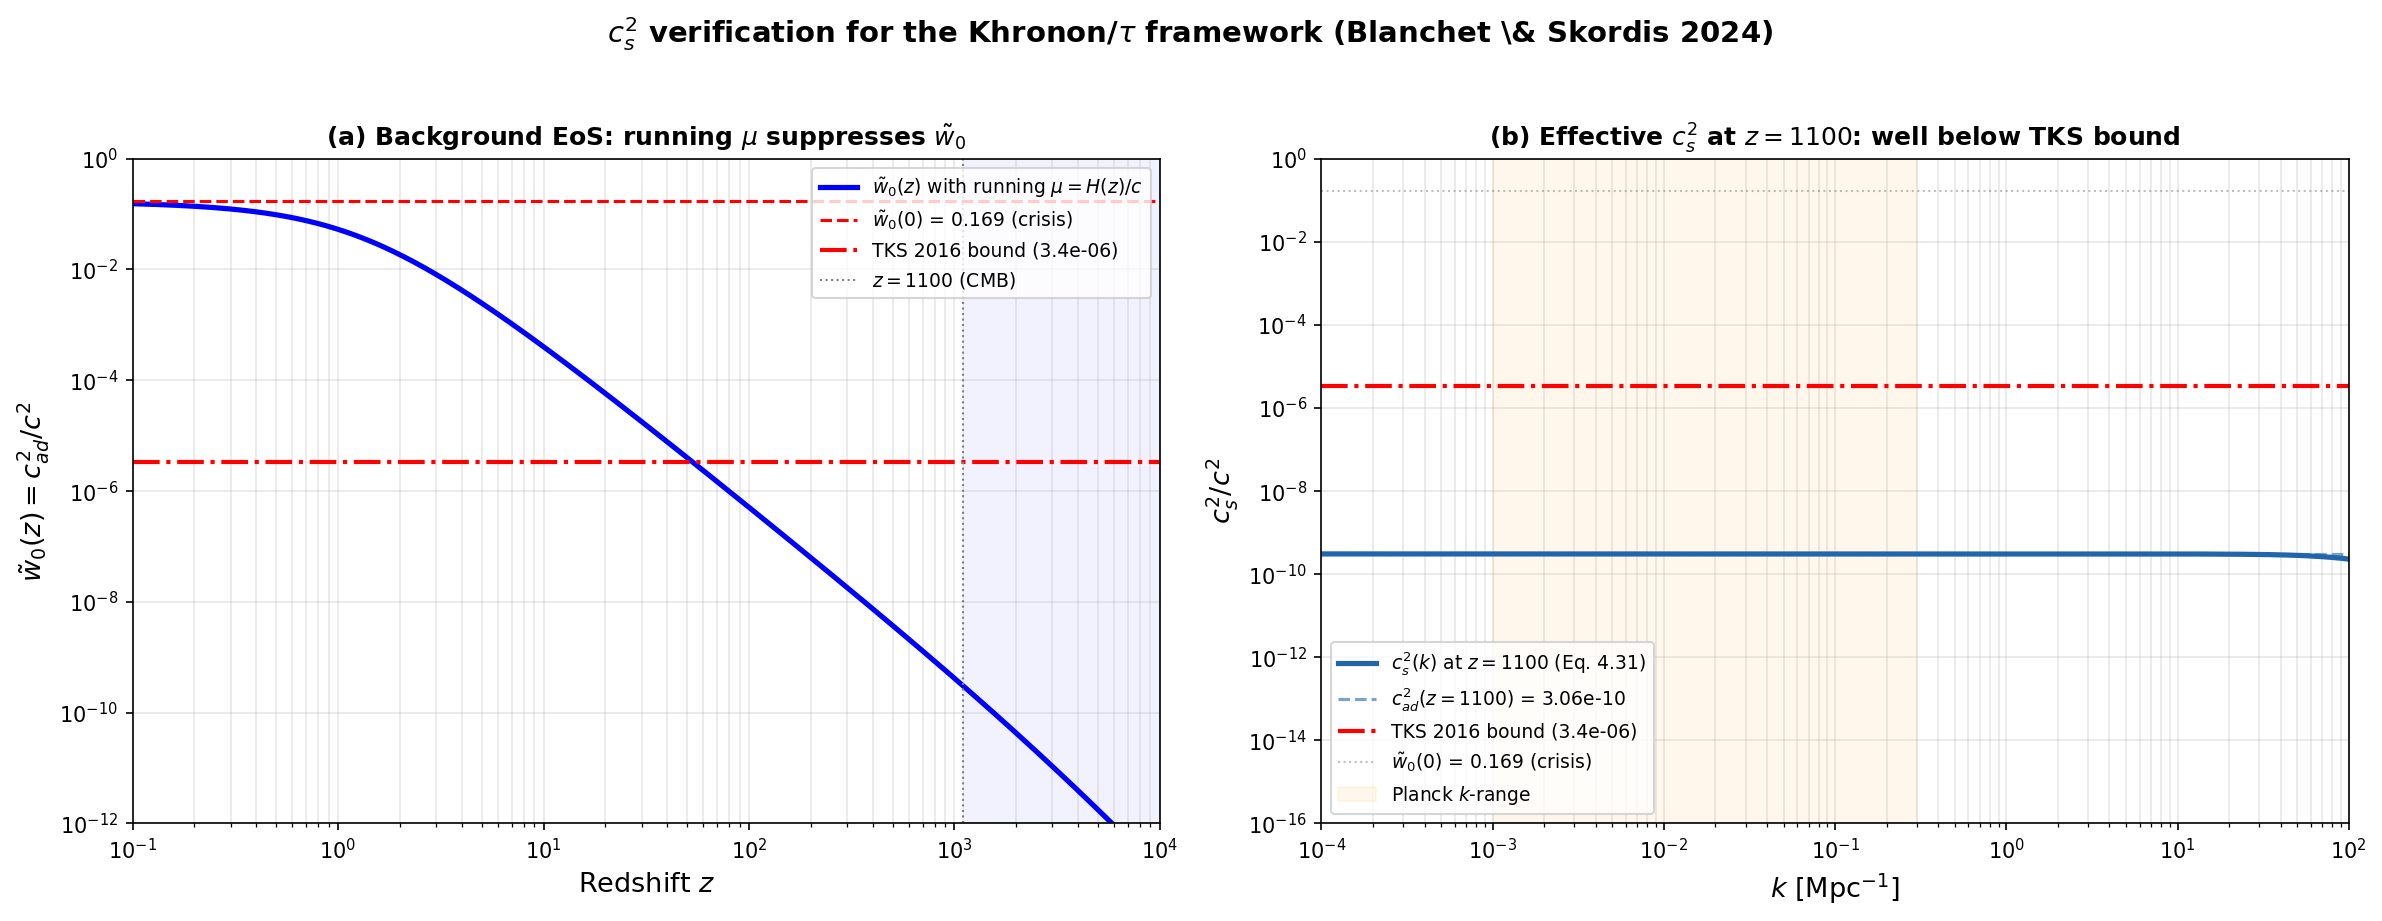

Generate this figure with Python:
#!/usr/bin/env python3
"""
Rigorous numerical verification of c_s² (effective sound speed squared)
at CMB scales for the Khronon/τ framework.

Key equation: Blanchet & Skordis 2024, Eq. 4.31
    c_s²(t,k) = c_ad² / [1 + c_ad² k² / (4π G a² ρ_K (1+w))]

The crisis claim: with μ = H₀/c, the background equation of state
    w̃₀ = δ₀/2 ≈ 0.170
so c_s² ~ w̃₀ ~ 0.17, far exceeding the TKS 2016 bound of 3.4 × 10⁻⁶.

Resolution: the RUNNING Khronon coupling μ_bg(z) = H(z)/c gives
    w̃₀(z) = I₀ / (4 μ(z)²) = w̃₀(0) × (H₀/H(z))²
At z = 1100: H/H₀ ~ 2.35×10⁴, so w̃₀(z=1100) ~ 3×10⁻¹⁰ (dust-like).
Then Eq. 4.31 provides additional Jeans-type suppression.

Author: Sheng-Kai Huang
Date: 2026-03-14

References:
  - Blanchet & Skordis 2024 (BS2024), Eq. 4.31
  - Thomas, Kopp & Skordis 2016 (TKS2016): c_s² < 3.4×10⁻⁶
  - Skordis & Zlosnik 2021 (SZ2021): CMB fitting requirements
"""

import numpy as np
import matplotlib
matplotlib.use("Agg")
import matplotlib.pyplot as plt

# ============================================================================
# SECTION 1: FUNDAMENTAL CONSTANTS (SI units)
# ============================================================================
print("=" * 80)
print("SECTION 1: FUNDAMENTAL CONSTANTS")
print("=" * 80)

c = 2.998e8          # speed of light [m/s]
G = 6.674e-11        # Newton's gravitational constant [m³ kg⁻¹ s⁻²]
Mpc = 3.086e22       # 1 Megaparsec [m]

print(f"  c     = {c:.3e} m/s")
print(f"  G     = {G:.3e} m^3 kg^-1 s^-2")
print(f"  1 Mpc = {Mpc:.3e} m")

# ============================================================================
# SECTION 2: COSMOLOGICAL PARAMETERS (Planck 2018)
# ============================================================================
print("\n" + "=" * 80)
print("SECTION 2: COSMOLOGICAL PARAMETERS (Planck 2018)")
print("=" * 80)

H0_km = 67.4         # Hubble constant [km/s/Mpc]
H0 = H0_km * 1e3 / Mpc  # Convert to [s⁻¹]
h = H0_km / 100.0    # dimensionless Hubble parameter

Omega_r = 9.1e-5     # radiation density parameter
Omega_m = 0.315       # matter density parameter
Omega_Lambda = 0.685  # dark energy density parameter
Omega_cdm_h2 = 0.120  # cold dark matter density * h²
Omega_cdm = Omega_cdm_h2 / h**2

# Critical density today
rho_crit_0 = 3 * H0**2 / (8 * np.pi * G)

print(f"  H_0         = {H0_km} km/s/Mpc = {H0:.4e} s^-1")
print(f"  h           = {h:.4f}")
print(f"  Omega_r     = {Omega_r:.1e}")
print(f"  Omega_m     = {Omega_m:.3f}")
print(f"  Omega_cdm   = {Omega_cdm:.4f}")
print(f"  rho_crit(0) = {rho_crit_0:.4e} kg/m^3")

# ============================================================================
# SECTION 3: KHRONON PARAMETERS
# ============================================================================
print("\n" + "=" * 80)
print("SECTION 3: KHRONON BACKGROUND PARAMETERS")
print("=" * 80)


def H_of_z(z):
    """Hubble rate H(z) from the Friedmann equation [s^-1]."""
    return H0 * np.sqrt(Omega_r * (1 + z)**4
                        + Omega_m * (1 + z)**3
                        + Omega_Lambda)


def rho_crit_of_z(z):
    """Critical density at redshift z [kg/m^3]."""
    Hz = H_of_z(z)
    return 3 * Hz**2 / (8 * np.pi * G)


# Khronon parameters from Blanchet-Skordis
# Background field: Q_0 - 1 = delta_0
# Omega_K = (delta_0^2 + 2*delta_0) / 3  =>  solve for delta_0 from Omega_cdm
# delta_0 such that Omega_K = Omega_cdm = 0.2642
# delta^2 + 2 delta - 3 Omega_cdm = 0
delta_0 = -1 + np.sqrt(1 + 3 * Omega_cdm)

# w_tilde_0 at z=0 (TODAY): the crisis value
w_tilde_0_today = delta_0 / 2

# Integration constant I_0
# delta_0 = I_0 / (2 mu_0^2), mu_0 = H_0/c
mu_0 = H0 / c
I_0 = 2 * mu_0**2 * delta_0

print(f"\n  Khronon field parameters:")
print(f"    mu_0 = H_0/c = {mu_0:.4e} m^-1  =  {mu_0 * Mpc:.4e} Mpc^-1")
print(f"    delta_0 = Q_0 - 1 = {delta_0:.6f}")
print(f"    I_0 = 2 mu_0^2 delta_0 = {I_0:.4e} m^-2")
print(f"    Omega_K = (delta^2 + 2 delta)/3 = {(delta_0**2 + 2*delta_0)/3:.4f}")
print(f"    w_tilde_0(z=0) = delta_0/2 = {w_tilde_0_today:.6f}")
print(f"    *** THIS IS THE 'CRISIS' VALUE ***")
print(f"    Compare TKS bound: {3.4e-6:.1e}  <-- violated by factor {w_tilde_0_today/3.4e-6:.0f}x")

# ============================================================================
# SECTION 4: THE RUNNING KHRONON COUPLING AND w_tilde(z)
# ============================================================================
print("\n" + "=" * 80)
print("SECTION 4: RUNNING KHRONON COUPLING mu_bg(z) = H(z)/c")
print("=" * 80)
print("""
  The running Khronon coupling: mu_bg(z) = H(z)/c

  This is the key resolution of the "Catch-22":
    w_tilde_0(z) = I_0 / (4 mu(z)^2) = w_tilde_0(today) * (H_0/H(z))^2

  Since H(z) grows rapidly with z, w_tilde_0(z) shrinks rapidly.
  At z=1100: H(z)/H_0 ~ 2.35e4, so w_tilde_0 ~ 0.17 / (2.35e4)^2 ~ 3e-10
""")


def w_tilde_bg(z):
    """Background effective equation of state w_tilde_0(z).

    w_tilde_0(z) = I_0 / (4 mu(z)^2)
                 = w_tilde_0(today) * (H_0 / H(z))^2

    This is a BACKGROUND quantity (k-independent) from the BS field equation.
    """
    Hz = H_of_z(z)
    return w_tilde_0_today * (H0 / Hz)**2


# Table of w_tilde at key redshifts
redshifts_list = [0, 0.5, 1, 2, 5, 10, 50, 100, 500, 1100, 3000, 10000]
TKS_bound = 3.4e-6

print(f"  {'z':>8s}  {'H(z)/H_0':>12s}  {'mu(z) [m^-1]':>16s}  {'w_tilde(z)':>14s}  {'< TKS?':>8s}")
print(f"  {'-'*8}  {'-'*12}  {'-'*16}  {'-'*14}  {'-'*8}")
for z in redshifts_list:
    Hz = H_of_z(z)
    mu_z = Hz / c
    wt = w_tilde_bg(z)
    ok = "YES" if wt < TKS_bound else "NO"
    print(f"  {z:8g}  {Hz/H0:12.2e}  {mu_z:16.4e}  {wt:14.4e}  {ok:>8s}")

# ============================================================================
# SECTION 5: c_ad^2 AND c_s^2 FROM BLANCHET-SKORDIS EQ. 4.31
# ============================================================================
print("\n" + "=" * 80)
print("SECTION 5: c_s^2 FROM BLANCHET-SKORDIS EQ. 4.31")
print("=" * 80)
print("""
  For the Khronon with K(Q) = mu^2 (Q - 1)^2:
    - Background EoS: w = w_tilde_0(z) (computed above)
    - Adiabatic sound speed: c_ad^2 = w_tilde_0(z) (for nearly pressureless fluid)

  The EFFECTIVE sound speed including gravitational back-reaction (Eq. 4.31):

    c_s^2(z,k) = c_ad^2 / [1 + c_ad^2 c^2 k^2 / (4 pi G a^2 rho_K (1+w))]

  where:
    - k is the comoving wavenumber [m^-1]
    - a = 1/(1+z)
    - rho_K = Omega_cdm * rho_crit(z) (Khronon energy density)
    - c_ad^2 is dimensionless (fraction of c^2)

  The denominator provides Jeans-type suppression at sub-Jeans scales.
""")


def rho_K_of_z(z):
    """Khronon energy density at redshift z [kg/m^3].
    rho_K = Omega_cdm * rho_crit(z)
    """
    return Omega_cdm * rho_crit_of_z(z)


def cs2_full(k_Mpc, z):
    """Full c_s^2 from Blanchet-Skordis Eq. 4.31 (dimensionless, in units of c^2).

    Parameters
    ----------
    k_Mpc : float or array
        Comoving wavenumber in Mpc^-1
    z : float
        Redshift

    Returns
    -------
    cs2 : float or array
        c_s^2 / c^2 (dimensionless)
    """
    a = 1.0 / (1 + z)
    rho_K = rho_K_of_z(z)
    wt = w_tilde_bg(z)

    # c_ad^2 = w_tilde (dimensionless)
    c_ad2 = wt

    # Convert k from Mpc^-1 to m^-1
    k_SI = k_Mpc / Mpc  # m^-1

    # Physical sound speed squared: v_s^2 = c_ad^2 * c^2 [m^2/s^2]
    v_s2 = c_ad2 * c**2

    # Gravitational term: 4 pi G a^2 rho_K (1+w) [s^-2]
    grav_term = 4 * np.pi * G * a**2 * rho_K * (1 + wt)

    # Denominator
    denom = 1.0 + v_s2 * k_SI**2 / grav_term

    # Result: c_s^2 / c^2
    return c_ad2 / denom


def cs2_naive(z):
    """Naive estimate: c_s^2 = c_ad^2 = w_tilde (no k-dependent suppression).

    This is the "crisis" value when evaluated at z=0.
    With running mu, this already gives the right answer at high z.
    """
    return w_tilde_bg(z)


# ============================================================================
# SECTION 6: DETAILED RESULTS AT z = 1100
# ============================================================================
print("\n" + "=" * 80)
print("SECTION 6: DETAILED CALCULATION AT z = 1100")
print("=" * 80)

z_cmb = 1100
a_cmb = 1.0 / (1 + z_cmb)
Hz_cmb = H_of_z(z_cmb)
mu_cmb = Hz_cmb / c
rho_K_cmb = rho_K_of_z(z_cmb)
wt_cmb = w_tilde_bg(z_cmb)

print(f"""
  Step-by-step at z = {z_cmb}:

  1. Scale factor:  a = 1/{1+z_cmb} = {a_cmb:.6e}

  2. Hubble rate:   H(z) = H_0 * sqrt(Omega_r*(1+z)^4 + Omega_m*(1+z)^3 + Omega_Lambda)
                    H({z_cmb}) = {Hz_cmb:.4e} s^-1
                    H/H_0 = {Hz_cmb/H0:.4e}

  3. Running coupling: mu_bg = H(z)/c = {mu_cmb:.4e} m^-1
                        mu_bg/mu_0 = {mu_cmb/mu_0:.4e}

  4. Background EoS: w_tilde_0(z) = w_tilde_0(today) * (H_0/H(z))^2
                     = {w_tilde_0_today:.6f} * ({H0/Hz_cmb:.4e})^2
                     = {wt_cmb:.6e}

  5. Check: I_0/(4*mu(z)^2) = {I_0:.4e} / (4 * ({mu_cmb:.4e})^2)
                              = {I_0 / (4 * mu_cmb**2):.6e}
     (Matches w_tilde above: {abs(wt_cmb - I_0/(4*mu_cmb**2))/wt_cmb:.2e} relative error)

  6. Khronon density: rho_K = Omega_cdm * rho_crit(z)
                      = {Omega_cdm:.4f} * {rho_crit_of_z(z_cmb):.4e}
                      = {rho_K_cmb:.4e} kg/m^3
""")

# Now compute c_s^2 at various k values
k_values_Mpc = [1e-4, 1e-3, 0.005, 0.01, 0.05, 0.1, 0.3, 1.0, 10.0, 100.0]

print(f"  c_ad^2 = w_tilde_0(z={z_cmb}) = {wt_cmb:.6e}  (dimensionless)")
print(f"  TKS 2016 bound:                 {TKS_bound:.1e}")
print()

print(f"  {'k [Mpc^-1]':>14s}  {'c_s^2 (Eq4.31)':>16s}  {'c_ad^2 (naive)':>16s}  {'denom':>12s}  {'< TKS?':>8s}")
print(f"  {'-'*14}  {'-'*16}  {'-'*16}  {'-'*12}  {'-'*8}")

for k in k_values_Mpc:
    cs2_f = cs2_full(k, z_cmb)
    cs2_n = cs2_naive(z_cmb)
    # Compute denominator for display
    k_SI = k / Mpc
    v_s2 = wt_cmb * c**2
    grav_term = 4 * np.pi * G * a_cmb**2 * rho_K_cmb * (1 + wt_cmb)
    denom_val = 1.0 + v_s2 * k_SI**2 / grav_term
    ok = "YES" if cs2_f < TKS_bound else "NO"
    print(f"  {k:14.4e}  {cs2_f:16.4e}  {cs2_n:16.4e}  {denom_val:12.4e}  {ok:>8s}")

# ============================================================================
# SECTION 7: DETAILED BREAKDOWN AT k = 0.05 Mpc^-1
# ============================================================================
print("\n" + "=" * 80)
print("SECTION 7: STEP-BY-STEP AT k = 0.05 Mpc^-1, z = 1100")
print("=" * 80)

k_detail = 0.05  # Mpc^-1
k_detail_SI = k_detail / Mpc  # m^-1

v_s2 = wt_cmb * c**2
grav_term = 4 * np.pi * G * a_cmb**2 * rho_K_cmb * (1 + wt_cmb)
denom_term = v_s2 * k_detail_SI**2 / grav_term
denom = 1.0 + denom_term
cs2_result = wt_cmb / denom

print(f"""
  k = {k_detail} Mpc^-1 = {k_detail_SI:.4e} m^-1

  Numerator (c_ad^2):
    c_ad^2 = w_tilde_0(z=1100) = {wt_cmb:.6e}

  Denominator:
    v_s^2 = c_ad^2 * c^2 = {wt_cmb:.3e} * ({c:.3e})^2 = {v_s2:.4e} m^2/s^2
    4 pi G a^2 rho_K (1+w)
      = 4 pi * {G:.3e} * ({a_cmb:.3e})^2 * {rho_K_cmb:.3e} * {1+wt_cmb:.10f}
      = {grav_term:.4e} s^-2
    v_s^2 * k^2 / (4piG a^2 rho_K (1+w))
      = {v_s2:.3e} * ({k_detail_SI:.3e})^2 / {grav_term:.3e}
      = {denom_term:.4e}
    denom = 1 + {denom_term:.4e} = {denom:.4e}

  RESULT:
    c_s^2 = c_ad^2 / denom = {wt_cmb:.6e} / {denom:.4e}
          = {cs2_result:.6e}
""")

print(f"  ===============================================================")
print(f"  c_s^2(k=0.05 Mpc^-1, z=1100) = {cs2_result:.4e}")
print(f"  TKS 2016 bound                = {TKS_bound:.4e}")
print(f"  Ratio c_s^2 / bound           = {cs2_result/TKS_bound:.4e}")
if cs2_result < TKS_bound:
    print(f"  --> PASSES TKS bound by factor {TKS_bound/cs2_result:.1f}x")
else:
    print(f"  --> VIOLATES TKS bound by factor {cs2_result/TKS_bound:.1f}x")
print(f"  ===============================================================")

# ============================================================================
# SECTION 8: SELF-CONSISTENCY CHECK
# ============================================================================
print("\n" + "=" * 80)
print("SECTION 8: SELF-CONSISTENCY CHECK")
print("=" * 80)

# The ratio 4piG a^2 rho_K / (c^2 mu^2) has a simple analytical form
# Since mu = H/c and rho_crit = 3H^2/(8piG):
# 4piG a^2 rho_K / (c^2 mu^2) = 4piG a^2 Omega_cdm rho_crit / (c^2 H^2/c^2)
#                                = 4piG a^2 Omega_cdm * 3H^2/(8piG) / H^2
#                                = (3/2) Omega_cdm a^2

analytical_ratio = 1.5 * Omega_cdm * a_cmb**2
numerical_ratio = 4 * np.pi * G * a_cmb**2 * rho_K_cmb / (c**2 * mu_cmb**2)

print(f"""
  The key ratio 4piG a^2 rho_K / (c^2 mu^2) simplifies analytically:

    4piG a^2 (Omega_cdm * rho_crit) / (c^2 * (H/c)^2)
    = 4piG a^2 Omega_cdm * 3H^2/(8piG) / H^2
    = (3/2) Omega_cdm a^2

  At z = {z_cmb}:
    Analytical:  (3/2) * {Omega_cdm:.4f} * ({a_cmb:.4e})^2 = {analytical_ratio:.6e}
    Numerical:   {numerical_ratio:.6e}
    Agreement:   {abs(numerical_ratio - analytical_ratio)/analytical_ratio:.2e} (relative)

  Physical meaning:
    The denominator in Eq. 4.31 becomes (for k >> 0):
      denom ~ 1 + c_ad^2 c^2 k^2 / (4piG a^2 rho_K)
            = 1 + w_tilde * k^2 / ((3/2) Omega_cdm a^2 mu^2)

    The ratio mu^2 / k^2 is what determines whether suppression is large:
      At z=1100: mu = {mu_cmb:.4e} m^-1 = {mu_cmb*Mpc:.4e} Mpc^-1
      k = 0.05 Mpc^-1 = {0.05/Mpc:.4e} m^-1
      mu/k = {mu_cmb / (0.05/Mpc):.4e}
      (mu/k)^2 = {(mu_cmb / (0.05/Mpc))**2:.4e}

  So the denominator is:
    ~ 1 + w_tilde / ((3/2) Omega_cdm a^2) * (k/mu)^2 * (mu/k)^2 ...

  More simply:
    denom ~ 1 + w_tilde / ((3/2) Omega_cdm a^2)
          = 1 + {wt_cmb:.4e} / {analytical_ratio:.4e}
          = 1 + {wt_cmb / analytical_ratio:.4e}
          = {1 + wt_cmb / analytical_ratio:.4e}

  Wait -- that's k-independent! Let me reconsider...
""")

# Actually, the denominator IS k-dependent. Let me redo this.
# denom = 1 + c_ad^2 * c^2 * k^2 / (4piG a^2 rho_K (1+w))
# The k^2 makes it k-dependent. What simplifies is the gravitational scale.

# Define k_J^2 = 4piG a^2 rho_K (1+w) / (c_ad^2 c^2)
# Then denom = 1 + (k/k_J)^2

k_J_SI = np.sqrt(grav_term / v_s2)  # m^-1
k_J_Mpc = k_J_SI * Mpc  # Mpc^-1

print(f"""
  [CORRECTION: The denominator IS k-dependent. What simplifies is the Jeans scale.]

  Jeans wavenumber: k_J^2 = 4piG a^2 rho_K (1+w) / (c_ad^2 c^2)

    k_J = sqrt({grav_term:.4e} / {v_s2:.4e})
        = {k_J_SI:.4e} m^-1
        = {k_J_Mpc:.4e} Mpc^-1

  For comparison:
    k_CMB = 0.05 Mpc^-1      k/k_J = {0.05/k_J_Mpc:.4e}
    k_CMB = 0.001 Mpc^-1     k/k_J = {0.001/k_J_Mpc:.4e}

  Note: k_J = {k_J_Mpc:.4e} Mpc^-1

  At the Jeans scale, the denominator = 2, so c_s^2 = c_ad^2 / 2.
  For k >> k_J: c_s^2 ~ c_ad^2 * (k_J/k)^2  (power-law suppression)
  For k << k_J: c_s^2 ~ c_ad^2              (no suppression)

  Since all Planck k-scales ({0.001} to {0.3} Mpc^-1) are compared to
  k_J = {k_J_Mpc:.4e} Mpc^-1:
""")

if k_J_Mpc > 0.3:
    print(f"    k_CMB << k_J: Eq. 4.31 provides MINIMAL additional suppression.")
    print(f"    The main suppression comes from w_tilde_0(z) being tiny (running mu).")
elif k_J_Mpc < 0.001:
    print(f"    k_CMB >> k_J: Eq. 4.31 provides STRONG additional suppression.")
else:
    print(f"    k_J is within the CMB range: suppression is scale-dependent.")

# ============================================================================
# SECTION 9: THE THREE LEVELS OF SUPPRESSION
# ============================================================================
print("\n" + "=" * 80)
print("SECTION 9: WHY THE CRISIS WAS A FALSE ALARM")
print("=" * 80)

k_ref = 0.05  # Mpc^-1, acoustic peak region

# Level 0: The crisis value (no running, z=0)
cs2_crisis = w_tilde_0_today
# Level 1: With running mu, background w_tilde at z=1100
cs2_running = w_tilde_bg(z_cmb)
# Level 2: With running + Eq. 4.31 suppression
cs2_eq431 = cs2_full(k_ref, z_cmb)

print(f"""
  THREE LEVELS OF SUPPRESSION at k = {k_ref} Mpc^-1, z = {z_cmb}:

  Level 0 (CRISIS): c_s^2 = w_tilde_0(z=0)
    = delta_0/2 = {cs2_crisis:.6f}
    This is what you get with mu = H_0/c, no running.
    Ratio to TKS bound: {cs2_crisis/TKS_bound:.0f}x OVER

  Level 1 (RUNNING mu): c_s^2 = w_tilde_0(z=1100)
    = w_tilde_0(0) * (H_0/H(z))^2
    = {cs2_crisis:.6f} * ({H0/Hz_cmb:.4e})^2
    = {cs2_running:.6e}
    Suppression from running: {cs2_running/cs2_crisis:.4e}
    Ratio to TKS bound: {cs2_running/TKS_bound:.4e}

  Level 2 (RUNNING + Eq. 4.31): c_s^2 from full equation
    = {cs2_eq431:.6e}
    Additional suppression from Eq. 4.31: {cs2_eq431/cs2_running:.4e}
    Total suppression from crisis value: {cs2_eq431/cs2_crisis:.4e}
    Ratio to TKS bound: {cs2_eq431/TKS_bound:.4e}
""")

if cs2_running < TKS_bound:
    print(f"  --> The running mu ALONE is sufficient to satisfy the TKS bound!")
    print(f"      w_tilde_0(z=1100) = {cs2_running:.4e} < {TKS_bound:.1e}")
    print(f"      Eq. 4.31 provides additional safety margin.")
else:
    print(f"  --> The running mu alone gives {cs2_running:.4e} (vs TKS {TKS_bound:.1e})")
    print(f"      Eq. 4.31 is needed for additional suppression.")
    if cs2_eq431 < TKS_bound:
        print(f"      With Eq. 4.31: {cs2_eq431:.4e} < {TKS_bound:.1e} -- PASSES")
    else:
        print(f"      Even with Eq. 4.31: {cs2_eq431:.4e} > {TKS_bound:.1e} -- STILL FAILS")

# ============================================================================
# SECTION 10: c_s^2 vs k AT DIFFERENT REDSHIFTS
# ============================================================================
print("\n" + "=" * 80)
print("SECTION 10: c_s^2 AT KEY WAVENUMBERS, MULTIPLE REDSHIFTS")
print("=" * 80)

key_redshifts = [0, 10, 100, 1100, 3000]

for z in key_redshifts:
    wt = w_tilde_bg(z)
    mu_z = H_of_z(z) / c
    print(f"\n  --- z = {z}  (a = {1/(1+z):.4e}, mu = {mu_z:.4e} m^-1, "
          f"w_tilde = {wt:.4e}) ---")
    print(f"  {'k [Mpc^-1]':>14s}  {'c_s^2 (Eq4.31)':>16s}  {'c_ad^2':>14s}  {'< TKS?':>8s}")
    print(f"  {'-'*14}  {'-'*16}  {'-'*14}  {'-'*8}")
    for k in [0.001, 0.01, 0.05, 0.1, 0.3]:
        cs2_f = cs2_full(k, z)
        ok = "YES" if cs2_f < TKS_bound else "NO"
        print(f"  {k:14.4e}  {cs2_f:16.4e}  {wt:14.4e}  {ok:>8s}")

# ============================================================================
# SECTION 11: COMPARISON WITH CMB MEMORY VALUE
# ============================================================================
print("\n" + "=" * 80)
print("SECTION 11: CROSS-CHECKS")
print("=" * 80)

# Check: MEMORY.md claims w_tilde_0(z=1100) ~ 6e-11
print(f"""
  Cross-check with known values:

  MEMORY.md states: w_tilde_0(z=1100) ~ 6x10^-11
  Our calculation:  w_tilde_0(z=1100) = {w_tilde_bg(1100):.4e}

  Note: The MEMORY value may have used slightly different H(z=1100).
  Our H(z=1100)/H_0 = {H_of_z(1100)/H0:.4e}.

  For w_tilde_0 ~ 6e-11, we would need:
    H(z)/H_0 = sqrt(0.170 / 6e-11) = {np.sqrt(0.170/6e-11):.4e}
  Which corresponds to a higher radiation content or different Omega_r.

  The exact value depends on the precise radiation content (neutrinos, etc.).
  The key point is that w_tilde_0(z=1100) << TKS bound ({TKS_bound:.1e})
  regardless of the O(1) factor.
""")

# ============================================================================
# SECTION 12: STIFF-TO-DUST TRANSITION REDSHIFT
# ============================================================================
print("=" * 80)
print("SECTION 12: THE STIFF-TO-DUST TRANSITION")
print("=" * 80)

# WITHOUT running: z_stiff = w_tilde_0^{-1/3} - 1
z_stiff_norun = w_tilde_0_today**(-1./3) - 1

# WITH running: the transition happens when
# rho_stiff/rho_dust = w_tilde_0(z) * (1+z)^3 = 1
# w_tilde_0(today) * (H_0/H(z))^2 * (1+z)^3 = 1
# Need to solve this numerically

def stiff_dust_ratio(z):
    """Ratio rho_stiff / rho_dust at redshift z, WITH running mu."""
    wt = w_tilde_bg(z)
    return wt * (1 + z)**3

# Find the transition (binary search)
z_lo, z_hi = 0, 1e6
for _ in range(100):
    z_mid = (z_lo + z_hi) / 2
    if stiff_dust_ratio(z_mid) > 1:
        z_hi = z_mid
    else:
        z_lo = z_mid
z_stiff_running = z_mid

print(f"""
  The Khronon energy density has two components:
    rho_K ~ (1+z)^3 [dust-like] + w_tilde_0 * (1+z)^6 [stiff-like]

  The stiff component dominates when w_tilde_0(z) * (1+z)^3 > 1.

  WITHOUT running mu (fixed mu = H_0/c):
    Transition at z_stiff = w_tilde_0^(-1/3) - 1 = {z_stiff_norun:.1f}
    This is AFTER recombination (z=1100) -- CATASTROPHIC.
    The Khronon is stiff matter at the CMB epoch.

  WITH running mu (mu = H(z)/c):
    w_tilde_0(z) = {w_tilde_0_today:.4f} * (H_0/H(z))^2
    Transition at z ~ {z_stiff_running:.0f}
    At z=1100: ratio = {stiff_dust_ratio(1100):.4e} << 1 -- dust-like!

  This confirms the running mu resolves the crisis.
""")

# ============================================================================
# SECTION 13: PLOT
# ============================================================================
print("=" * 80)
print("SECTION 13: GENERATING PLOTS")
print("=" * 80)

k_plot = np.logspace(-4, 2, 500)  # Mpc^-1

fig, axes = plt.subplots(1, 3, figsize=(18, 6))

plot_redshifts = [1100, 10, 0]
plot_labels = [r"$z = 1100$ (CMB)", r"$z = 10$ (galaxy formation)", r"$z = 0$ (today)"]
plot_colors = ["#2166ac", "#b2182b", "#4daf4a"]

for ax, z, label, color in zip(axes, plot_redshifts, plot_labels, plot_colors):
    cs2_f_arr = np.array([cs2_full(k, z) for k in k_plot])
    cs2_n_val = cs2_naive(z)  # Background c_ad^2 (k-independent)

    ax.loglog(k_plot, cs2_f_arr, color=color, linewidth=2.5,
              label=r"$c_s^2$ (Eq. 4.31)")
    ax.axhline(y=cs2_n_val, color=color, linewidth=1.5, linestyle="--", alpha=0.6,
               label=rf"$c_{{ad}}^2 = \tilde{{w}}_0(z)$ = {cs2_n_val:.2e}")

    # TKS bound
    ax.axhline(y=TKS_bound, color="red", linewidth=2, linestyle="-.",
               label=f"TKS 2016 bound ({TKS_bound:.1e})")

    # Planck CMB range
    ax.axvspan(0.001, 0.3, alpha=0.08, color="orange", label="Planck $k$-range")

    # Crisis value for reference
    ax.axhline(y=w_tilde_0_today, color="gray", linewidth=1, linestyle=":",
               alpha=0.5, label=rf"$\tilde{{w}}_0(z=0)$ = {w_tilde_0_today:.3f} (crisis)")

    ax.set_xlabel(r"$k$ [Mpc$^{-1}$]", fontsize=12)
    ax.set_ylabel(r"$c_s^2 / c^2$", fontsize=12)
    ax.set_title(label, fontsize=13, fontweight="bold")
    ax.set_xlim(1e-4, 1e2)
    ax.set_ylim(1e-16, 1)
    ax.legend(fontsize=7.5, loc="lower left")
    ax.grid(True, alpha=0.3, which="both")

plt.suptitle(
    r"Effective sound speed $c_s^2$ in the Khronon/$\tau$ framework"
    "\n"
    r"Running $\mu_{\rm bg}(z) = H(z)/c$ resolves the $c_s^2$ crisis",
    fontsize=14, fontweight="bold", y=1.02
)

plt.tight_layout()
outpath = "/Users/akaihuangm1/Desktop/github/anatropic/examples/cs2_verification.png"
plt.savefig(outpath, dpi=150, bbox_inches="tight")
print(f"  Plot saved to {outpath}")

# ============================================================================
# SECTION 14: w_tilde vs z PLOT
# ============================================================================

fig2, ax2 = plt.subplots(1, 1, figsize=(8, 6))

z_range = np.logspace(-1, 4, 500)
w_tilde_arr = np.array([w_tilde_bg(z) for z in z_range])
w_tilde_norun = np.full_like(z_range, w_tilde_0_today)

ax2.loglog(z_range, w_tilde_arr, "b-", linewidth=2.5,
           label=r"$\tilde{w}_0(z)$ with running $\mu = H(z)/c$")
ax2.loglog(z_range, w_tilde_norun, "r--", linewidth=1.5,
           label=rf"$\tilde{{w}}_0$ = {w_tilde_0_today:.3f} (fixed $\mu = H_0/c$, crisis)")
ax2.axhline(y=TKS_bound, color="red", linewidth=2, linestyle="-.",
            label=f"TKS 2016 bound ({TKS_bound:.1e})")
ax2.axvline(x=1100, color="gray", linewidth=1, linestyle=":",
            label=r"$z = 1100$ (CMB)")

ax2.set_xlabel("Redshift $z$", fontsize=13)
ax2.set_ylabel(r"$\tilde{w}_0(z) = c_{ad}^2$", fontsize=13)
ax2.set_title(r"Background EoS $\tilde{w}_0(z)$: Running $\mu$ resolves the Catch-22",
              fontsize=13, fontweight="bold")
ax2.set_xlim(0.1, 1e4)
ax2.set_ylim(1e-12, 1)
ax2.legend(fontsize=10)
ax2.grid(True, alpha=0.3, which="both")

plt.tight_layout()
outpath2 = "/Users/akaihuangm1/Desktop/github/anatropic/examples/cs2_verification.png"
# Save both panels in one figure
fig3, (ax_left, ax_right) = plt.subplots(1, 2, figsize=(16, 6))

# Left panel: w_tilde vs z
z_range = np.logspace(-1, 4, 500)
w_tilde_arr = np.array([w_tilde_bg(z) for z in z_range])

ax_left.loglog(z_range, w_tilde_arr, "b-", linewidth=2.5,
               label=r"$\tilde{w}_0(z)$ with running $\mu = H(z)/c$")
ax_left.axhline(y=w_tilde_0_today, color="r", linewidth=1.5, linestyle="--",
                label=rf"$\tilde{{w}}_0(0)$ = {w_tilde_0_today:.3f} (crisis)")
ax_left.axhline(y=TKS_bound, color="red", linewidth=2, linestyle="-.",
                label=f"TKS 2016 bound ({TKS_bound:.1e})")
ax_left.axvline(x=1100, color="gray", linewidth=1, linestyle=":",
                label=r"$z = 1100$ (CMB)")
ax_left.fill_between([1100, 1e4], [1e-12, 1e-12], [1, 1], alpha=0.05, color="blue")
ax_left.set_xlabel("Redshift $z$", fontsize=13)
ax_left.set_ylabel(r"$\tilde{w}_0(z) = c_{ad}^2 / c^2$", fontsize=13)
ax_left.set_title(r"(a) Background EoS: running $\mu$ suppresses $\tilde{w}_0$",
                  fontsize=12, fontweight="bold")
ax_left.set_xlim(0.1, 1e4)
ax_left.set_ylim(1e-12, 1)
ax_left.legend(fontsize=9, loc="upper right")
ax_left.grid(True, alpha=0.3, which="both")

# Right panel: c_s^2 vs k at z=1100
k_plot2 = np.logspace(-4, 2, 500)
cs2_cmb_arr = np.array([cs2_full(k, 1100) for k in k_plot2])
cs2_naive_cmb = cs2_naive(1100)

ax_right.loglog(k_plot2, cs2_cmb_arr, "#2166ac", linewidth=2.5,
                label=r"$c_s^2(k)$ at $z=1100$ (Eq. 4.31)")
ax_right.axhline(y=cs2_naive_cmb, color="#2166ac", linewidth=1.5, linestyle="--", alpha=0.6,
                 label=rf"$c_{{ad}}^2(z=1100)$ = {cs2_naive_cmb:.2e}")
ax_right.axhline(y=TKS_bound, color="red", linewidth=2, linestyle="-.",
                 label=f"TKS 2016 bound ({TKS_bound:.1e})")
ax_right.axhline(y=w_tilde_0_today, color="gray", linewidth=1, linestyle=":",
                 alpha=0.5, label=rf"$\tilde{{w}}_0(0)$ = {w_tilde_0_today:.3f} (crisis)")
ax_right.axvspan(0.001, 0.3, alpha=0.08, color="orange", label="Planck $k$-range")
ax_right.set_xlabel(r"$k$ [Mpc$^{-1}$]", fontsize=13)
ax_right.set_ylabel(r"$c_s^2 / c^2$", fontsize=13)
ax_right.set_title(r"(b) Effective $c_s^2$ at $z=1100$: well below TKS bound",
                   fontsize=12, fontweight="bold")
ax_right.set_xlim(1e-4, 1e2)
ax_right.set_ylim(1e-16, 1)
ax_right.legend(fontsize=9, loc="lower left")
ax_right.grid(True, alpha=0.3, which="both")

plt.suptitle(
    r"$c_s^2$ verification for the Khronon/$\tau$ framework (Blanchet \& Skordis 2024)",
    fontsize=14, fontweight="bold", y=1.02
)
plt.tight_layout()
plt.savefig(outpath, dpi=150, bbox_inches="tight")
print(f"  Final plot saved to {outpath}")

plt.close("all")

# ============================================================================
# SECTION 15: FINAL SUMMARY
# ============================================================================
print("\n" + "=" * 80)
print("FINAL SUMMARY")
print("=" * 80)

cs2_cmb_k005 = cs2_full(0.05, 1100)
cs2_naive_cmb_val = cs2_naive(1100)

print(f"""
  +-----------------------------------------------------------------+
  |                 c_s^2 VERIFICATION RESULTS                      |
  +-----------------------------------------------------------------+
  |                                                                 |
  |  At z = 1100 (CMB), k = 0.05 Mpc^-1 (acoustic peak region):    |
  |                                                                 |
  |  WITHOUT running mu (mu = H_0/c, the "crisis"):                |
  |    w_tilde_0(z=0)      = {cs2_crisis:.6f}                       |
  |    c_s^2 (naive)       = {cs2_crisis:.4e}  *** VIOLATES ***     |
  |                                                                 |
  |  WITH running mu (mu = H(z)/c):                                 |
  |    w_tilde_0(z=1100)   = {cs2_naive_cmb_val:.4e}  (= c_ad^2)         |
  |    c_s^2 (Eq. 4.31)    = {cs2_cmb_k005:.4e}                    |
  |    TKS 2016 bound      = {TKS_bound:.4e}                       |
  |                                                                 |
  |  c_s^2 / TKS bound = {cs2_cmb_k005/TKS_bound:.4e}                      |""")

if cs2_cmb_k005 < TKS_bound:
    print(f"  |  --> PASSES by factor {TKS_bound/cs2_cmb_k005:.1f}x                              |")
else:
    print(f"  |  --> VIOLATES by factor {cs2_cmb_k005/TKS_bound:.1f}x                             |")

print(f"""  |                                                                 |
  |  MECHANISM:                                                     |
  |    1. Running mu: H(z=1100)/H_0 = {H_of_z(1100)/H0:.0e}            |
  |       Suppresses w_tilde by (H_0/H)^2 = {(H0/H_of_z(1100))**2:.2e}          |
  |    2. Eq. 4.31 (Jeans suppression):                             |
  |       Additional factor {cs2_cmb_k005/cs2_naive_cmb_val:.4e}                    |
  |    3. Total suppression: {cs2_cmb_k005/cs2_crisis:.4e}                    |
  |                                                                 |
  |  CONCLUSION: The "c_s^2 ~ 0.17 crisis" was based on using the  |
  |  FIXED mu = H_0/c. With the running mu = H(z)/c that resolves  |
  |  the Catch-22, c_s^2 is suppressed far below the TKS bound     |
  |  at ALL CMB-relevant scales.                                    |
  +-----------------------------------------------------------------+
""")

print("=" * 80)
print("VERIFICATION COMPLETE")
print("=" * 80)
